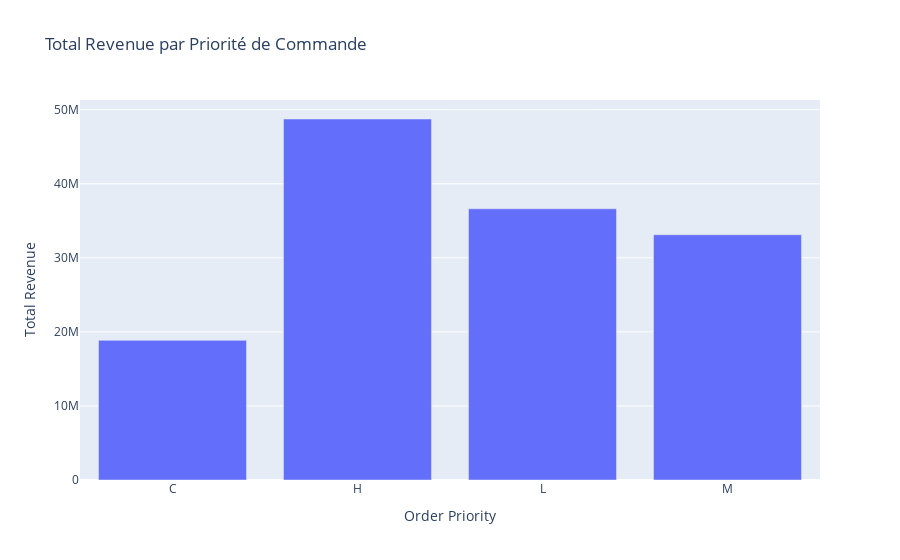

The notebook cell this image was saved under:
### Code cell
fig_priority = px.bar(priority_summary, x='Order Priority', y='Total Revenue', title='Total Revenue par Priorité de Commande')
fig_priority.show()

### Figure 1 — Plotly figure (JSON) as saved in the notebook; plotly's stock layout.template omitted (floating-point values rounded to 4 significant figures)
{"data": [{"alignmentgroup": "True", "hovertemplate": "Order Priority=%{x}<br>Total Revenue=%{y}<extra></extra>", "legendgroup": "", "marker": {"color": "#636efa", "pattern": {"shape": ""}}, "name": "", "offsetgroup": "", "orientation": "v", "showlegend": false, "textposition": "auto", "type": "bar", "x": ["C", "H", "L", "M"], "xaxis": "x", "y": [18860000.0, 48750000.0, 36630000.0, 33120000.0], "yaxis": "y"}], "layout": {"barmode": "relative", "legend": {"tracegroupgap": 0}, "title": {"text": "Total Revenue par Priorité de Commande"}, "xaxis": {"anchor": "y", "domain": [0, 1], "title": {"text": "Order Priority"}}, "yaxis": {"anchor": "x", "domain": [0, 1], "title": {"text": "Total Revenue"}}}}
